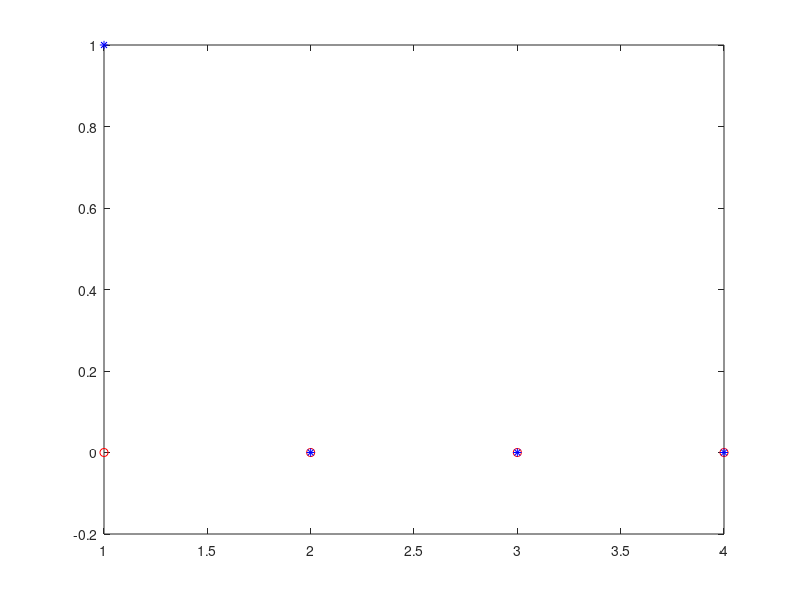
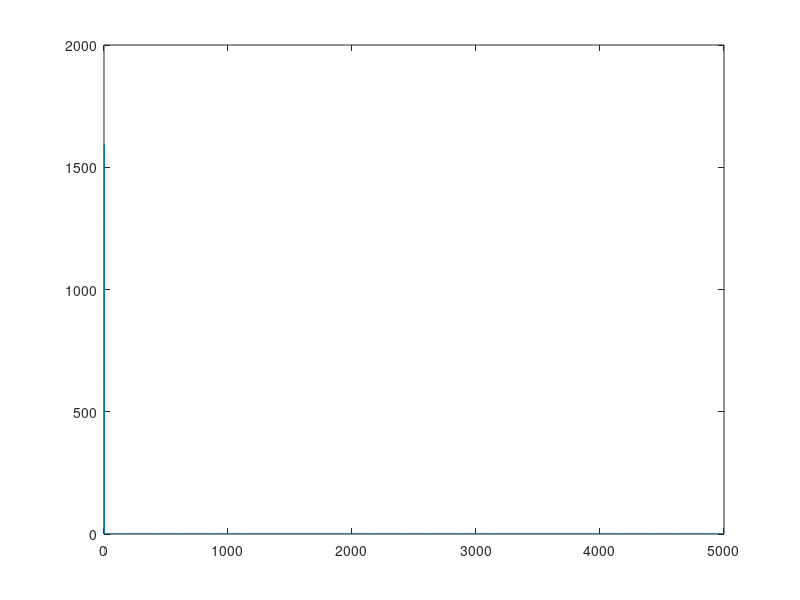

MATLAB code for these plots, in order:
% Entrenamiento patron

clear;
clc;
close all;

% Pixel blanco = 0 
% Pixel negro  = 1

cara1 = [0 0 0 0 0 0 0 1 1 1 1 1 1 1 1 1 0 0 0 0 
 0 0 0 0 0 0 1 1 1 1 1 1 1 1 1 1 1 0 0 0
 0 0 0 0 0 1 1 1 1 1 0 0 0 0 1 1 1 0 0 0 
 0 0 0 1 1 1 1 1 0 0 0 0 0 0 0 1 1 1 0 0
 0 0 1 1 1 1 1 1 0 0 0 0 0 0 0 0 0 1 1 0
 0 0 1 1 1 1 1 1 0 0 1 0 0 0 0 1 0 0 1 0 
 0 1 1 1 0 0 1 0 0 1 1 1 0 0 1 1 1 0 0 1 
 0 1 1 0 0 1 1 0 0 0 1 0 0 0 0 1 0 0 0 1 
 0 1 0 0 0 1 0 0 0 0 0 0 0 0 0 0 0 0 0 1 
 1 1 0 0 0 1 0 0 0 0 0 0 1 0 0 0 0 0 0 1 
 1 1 1 0 0 1 0 0 0 0 0 0 1 0 0 0 0 0 0 1 
 0 1 0 0 0 1 0 0 0 0 0 1 1 1 0 0 0 0 0 1 
 0 0 0 0 0 1 1 0 0 0 0 0 0 0 0 0 0 0 1 0 
 0 0 0 0 0 0 1 0 0 0 1 0 0 0 1 0 0 1 1 0 
 0 0 0 0 0 0 1 1 0 0 0 1 1 1 0 0 1 1 0 0 
 0 0 0 0 0 0 0 1 1 0 0 0 0 0 0 0 1 0 0 0 
 0 0 0 0 0 0 1 1 1 1 0 0 0 0 0 1 1 0 0 0 
 0 0 0 0 1 1 1 1 1 1 1 1 1 1 1 1 0 0 0 0 
 0 0 1 1 1 1 1 1 1 1 1 1 1 1 1 1 1 1 0 0 
 1 1 1 1 1 1 1 1 1 1 1 1 1 1 1 1 1 1 1 0 ]; 

cara2 = [0 0 0 0 1 1 1 1 1 1 1 1 1 1 0 0 0 0 0 0 
 0 0 0 0 1 1 1 1 1 1 1 1 1 1 0 0 0 0 0 0
 1 1 1 1 1 1 1 1 1 1 1 1 1 1 1 1 1 1 1 1 
 1 1 1 1 1 1 1 1 1 1 1 1 1 1 1 1 1 1 1 1
 1 1 1 1 1 1 1 1 1 1 1 1 1 1 1 1 1 1 1 1
 0 0 0 0 1 1 1 1 1 1 1 1 1 1 0 0 0 0 0 0
 0 0 0 1 1 1 0 0 0 0 0 0 1 1 1 0 0 0 0 0
 0 0 0 1 1 0 0 0 0 0 0 0 0 1 1 0 0 0 0 0
 0 0 1 1 0 0 0 0 0 0 0 0 0 0 1 1 0 0 0 0
 0 0 1 0 0 1 1 1 0 0 1 1 1 0 0 1 0 0 0 0
 0 0 1 0 0 0 0 0 0 1 0 0 0 0 0 1 0 0 0 0
 0 0 1 0 0 0 0 0 0 1 0 0 0 0 0 1 0 0 0 0
 0 0 1 0 0 0 0 0 0 1 0 0 0 0 0 1 0 0 0 0
 0 0 1 0 0 0 0 0 0 0 0 0 0 0 1 1 0 0 0 0
 0 0 1 1 0 0 0 1 1 1 1 0 0 1 1 0 0 0 0 0
 0 0 0 1 0 0 1 0 0 0 0 1 0 1 0 0 0 0 0 0
 0 0 0 0 1 0 0 0 0 0 0 0 0 1 0 0 0 0 0 0
 0 0 0 0 1 1 1 1 1 1 1 1 1 0 0 0 0 0 0 0 
 1 1 1 1 1 1 1 1 1 1 1 1 1 1 0 0 0 0 0 0
 1 1 1 1 1 1 1 1 1 1 1 1 1 1 1 1 1 1 1 1 ];

cara3 = [0 0 0 0 1 1 1 1 1 1 1 1 1 1 1 1 1 0 0 0 
 0 0 0 1 1 1 1 1 1 1 1 1 1 1 1 1 1 1 0 0  
 0 0 1 1 1 1 1 1 1 1 1 1 1 1 1 1 1 1 1 0 
 0 0 1 1 1 1 1 1 1 0 0 0 0 1 1 1 1 1 1 1 
 0 1 1 1 1 1 1 0 0 0 0 0 0 0 1 1 1 1 1 1 
 0 1 1 1 1 1 0 0 0 0 0 0 0 0 0 1 1 1 1 1 
 0 1 1 1 1 0 0 0 0 0 0 0 0 0 0 0 1 1 1 1 
 0 0 1 1 1 0 0 1 1 0 0 0 1 1 0 0 0 1 0 0 
 0 0 0 1 1 0 0 1 1 0 0 0 1 1 0 0 0 1 1 0 
 0 0 0 1 0 0 0 0 0 0 1 0 0 0 0 0 0 1 1 0 
 0 0 0 1 0 0 0 0 0 0 1 0 0 0 0 0 0 0 1 0 
 0 0 0 1 0 0 0 0 0 0 1 0 0 0 0 0 0 0 1 0 
 0 0 0 1 0 0 0 0 0 1 1 1 0 0 0 0 0 0 1 0  
 0 0 0 1 0 0 0 0 0 0 0 0 0 0 0 0 0 1 0 0 
 0 0 0 1 1 0 0 0 1 1 1 1 1 0 0 0 0 1 0 0 
 0 0 0 0 1 0 0 1 0 0 0 0 0 1 0 0 1 1 0 0 
 0 0 0 0 0 1 0 0 0 0 0 0 0 0 0 1 1 0 0 0 
 0 0 0 0 0 1 1 1 0 0 0 0 0 1 1 1 0 0 0 0 
 0 0 0 0 0 0 0 1 1 1 1 1 1 1 0 0 0 0 0 0 
 0 0 1 1 1 1 1 1 1 1 1 1 1 1 1 1 1 1 1 1 ]; 

cara4 = [ 0 0 0 0 0 0 1 1 1 1 1 1 1 1 0 0 0 0 0 0 
 0 0 0 0 1 1 1 1 1 1 1 1 1 1 1 1 0 0 0 0 
 0 0 0 1 1 1 1 1 1 1 1 1 1 1 1 1 1 0 0 0 
 0 0 1 1 1 1 1 1 1 1 1 1 1 1 1 1 1 1 1 0 
 0 1 1 1 1 1 0 0 0 0 0 1 1 1 1 1 1 1 1 1 
 0 0 0 0 1 0 0 0 0 0 0 0 0 1 1 1 1 0 0 0 
 0 0 0 0 1 0 0 0 0 0 0 0 0 0 1 1 1 0 0 0 
 0 0 0 1 0 0 1 1 1 0 0 1 1 1 0 0 1 1 0 0 
 0 0 0 1 0 0 0 0 0 0 1 0 0 0 0 0 0 1 0 0 
 0 0 0 1 0 0 0 0 0 0 1 0 0 0 0 0 0 1 0 0 
 0 0 0 1 0 0 0 0 0 0 1 0 0 0 0 0 0 1 0 0 
 0 0 0 1 0 0 0 0 0 0 1 0 0 0 0 0 0 1 0 0 
 0 0 0 1 0 0 0 0 0 0 0 0 0 0 0 0 0 1 0 0 
 0 0 0 1 1 0 0 0 1 1 1 1 1 0 0 0 1 0 0 0 
 0 0 0 0 0 1 0 0 0 0 0 0 0 0 0 1 0 0 0 0 
 0 0 0 0 0 0 1 1 0 0 0 0 0 1 1 0 0 0 0 0 
 0 0 0 0 0 0 0 0 1 1 1 1 1 0 0 0 0 0 0 0 
 0 0 0 0 0 0 0 0 1 1 1 1 1 0 0 0 0 0 0 0 
 0 0 0 0 0 0 1 1 1 1 1 1 1 1 1 0 0 0 0 0 
 0 0 0 0 1 1 1 1 1 1 1 1 1 1 1 1 1 1 1 1 ];

[nf nc] = size(cara1);
x(1,:) = cara1(1,:);
x(2,:) = cara2(1,:);
x(3,:) = cara3(1,:);
x(4,:) = cara4(1,:);
for k = 2:nf
   caras = [ cara1(k,:)
             cara2(k,:)
             cara3(k,:)
             cara4(k,:) ];
   x = [ x  caras ];
end
[ nxf nxc ] = size(x);
nx = nxf;

yb(1,:) = [ 1 0 0 0 ]; 
yb(2,:) = [ 0 1 0 0 ]; 
yb(3,:) = [ 0 0 1 0 ]; 
yb(4,:) = [ 0 0 0 1 ]; 

[ nyf nyc ] = size(yb);
ny = nyf;

ne = nxc;
nm = 50;
ns = nyc;
bias = input('Bias:  SI = 1 : ');
if(bias == 1)
   ne = ne + 1;
   x = [ x ones(nx,1) ];   
end
v = 0.2*(rand(ne,nm) - 0.5);
w = 0.2*(rand(nm,ns) - 0.5);
% load pesoscaras;

eta = input('eta pesos : ');

for iter = 1:5000
count(iter,1) = iter;
dJdw = 0;
dJdv = 0;
for k = 1:nx   
in = (x(k,:))';
m = v'*in;
n = 1.0./(1+exp(-m));    % Sigmoidea 1
% n = 2.0./(1+exp(-m)) - 1; % sigmoidea 2
% n = exp(-m.^2);         % Gaussiana
out = w'*n;
y(k,:) = out';
er = out - (yb(k,:))';
error(k,:) = er';
dndm = n.*(1 - n);       % Sigmoidea 1
% dndm = (1 - n.*n)/2;    % Sigmoidea 2
% dndm = -2.0*(n.*m);     % Gaussiana
dydw = n; 
dJdw = 1*dJdw + dydw*er';    
dJdv = 1*dJdv + in*((w*er).*dndm)';    
%w = w - eta*dJdw/nx;   
%v = v - eta*dJdv/nx;      
end
w = w - eta*dJdw/nx;   
v  = v - eta*dJdv/nx; 
JJ = 0.5*sum(sum(error.*error))
J(iter,1) = JJ;
end

save pesoscaras ne ns nm v w  bias; 

figure(1);
plot(y(1,:),'or');   % Se grafica sin redondeo
hold on;
plot(yb(1,:),'*b');

figure(2);
plot(count,J);
